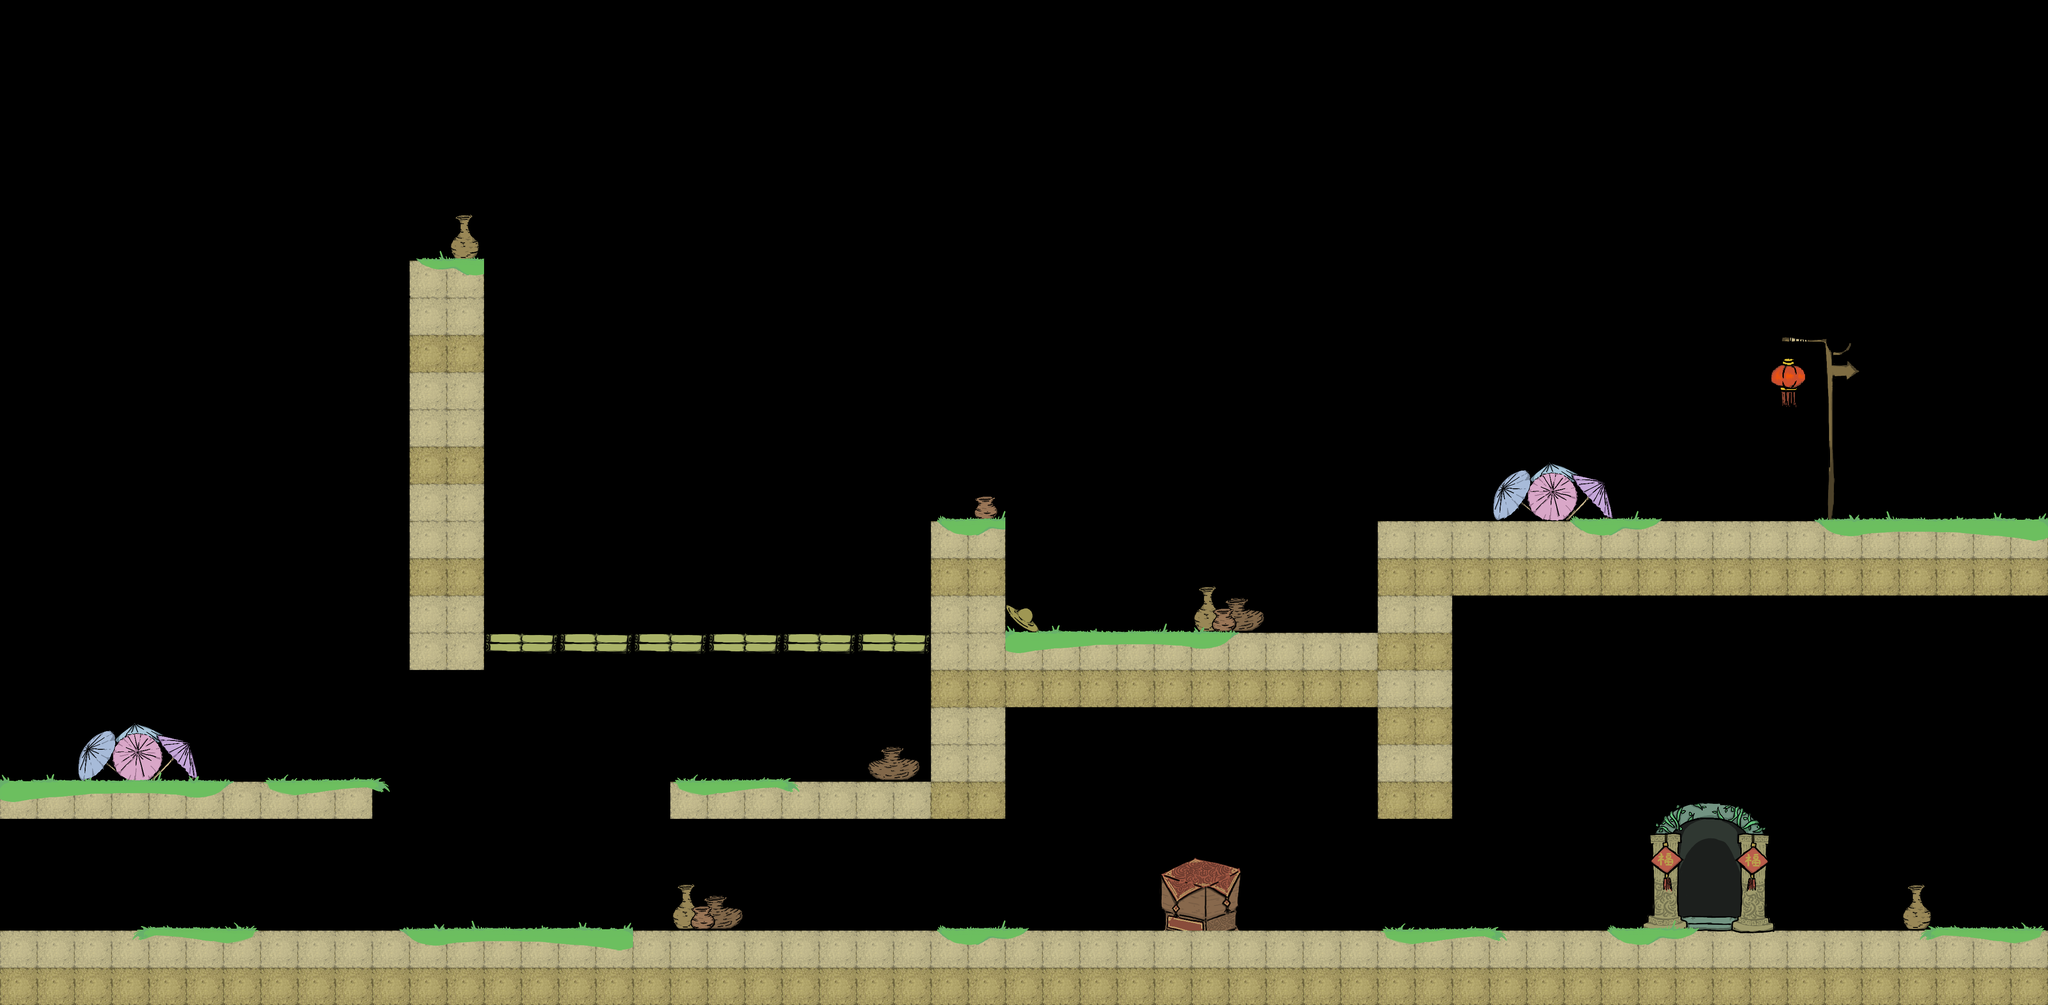

A 2D game scene composited from a Tiled map and its tileset images. What follows is a short description and the map's XML, with each tile layer's data collapsed to a summary:
An orthogonal 55x27 tile map with 84x84 px tiles, 4 tile layers (table, wall, goods, green) and 20 objects.

<map version="1.8" tiledversion="1.8.4" orientation="orthogonal" renderorder="right-down" width="55" height="27" tilewidth="84" tileheight="84" infinite="0" nextlayerid="15" nextobjectid="49">
 <tileset firstgid="1" name="gameMap" tilewidth="84" tileheight="84" tilecount="276" columns="23">
  <image source="gameMap.png" width="1932" height="1010" />
 </tileset>
 <layer id="2" name="table" width="55" height="27">
  <data>[1485 cells, 9 non-empty, 9 distinct tile ids]</data>
 </layer>
 <layer id="1" name="wall" width="55" height="27">
  <data>[1485 cells, 245 non-empty, 5 distinct tile ids]</data>
 </layer>
 <layer id="3" name="goods" width="55" height="27">
  <data>[1485 cells, 64 non-empty, 50 distinct tile ids]</data>
 </layer>
 <layer id="4" name="green" width="55" height="27">
  <data>[1485 cells, 122 non-empty, 54 distinct tile ids]</data>
 </layer>
 <objectgroup id="5" name="sp wtable">
  <object id="23" x="2604" y="1932" width="168" height="168" />
 </objectgroup>
 <objectgroup id="6" name="sp stable" />
 <objectgroup id="8" name="sp seesaw" />
 <objectgroup id="9" name="sp wall">
  <object id="25" x="0" y="2100" width="4620" height="168" />
  <object id="26" x="0" y="1760" width="840" height="84" />
  <object id="27" x="924" y="588" width="168" height="924" />
  <object id="28" x="1512" y="1764" width="756" height="84" />
  <object id="30" x="2100" y="1176" width="168" height="588" />
  <object id="31" x="2268" y="1428" width="840" height="168" />
  <object id="33" x="3108" y="1344" width="168" height="504" />
  <object id="34" x="3108" y="1176" width="1512" height="168" />
  <object id="45" x="0" y="2268" width="4620" height="84" />
  <object id="46" x="0" y="-84" width="4620" height="84" />
  <object id="47" x="4620" y="-84" width="84" height="2436" />
  <object id="48" x="-84" y="-84" width="84" height="2436" />
 </objectgroup>
 <objectgroup id="10" name="sp platform">
  <object id="35" x="1092" y="1428" width="1008" height="84" />
 </objectgroup>
 <objectgroup id="11" name="sp trampoline" />
 <objectgroup id="12" name="sp monster">
  <object id="37" x="1168" y="1932">
   <properties>
    <property name="name" value="bottle" />
   </properties>
   <point />
  </object>
  <object id="38" x="408" y="1596">
   <properties>
    <property name="name" value="dinosaur" />
   </properties>
   <point />
  </object>
  <object id="39" x="2696" y="1260">
   <properties>
    <property name="name" value="dinosaur" />
   </properties>
   <point />
  </object>
  <object id="40" x="2520" y="1928">
   <properties>
    <property name="name" value="mushroom" />
   </properties>
   <point />
  </object>
 </objectgroup>
 <objectgroup id="13" name="sp door">
  <object id="24" x="3780" y="1848" width="168" height="252" />
 </objectgroup>
 <objectgroup id="14" name="sp boy">
  <object id="36" x="4032" y="1028">
   <point />
  </object>
 </objectgroup>
</map>
